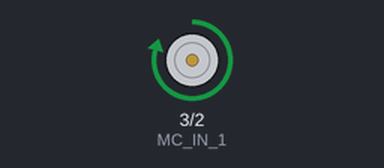
Bench run of a sketch on a simulated Arduino Uno, built with avr-gcc and run on an emulated ATmega328P. Parts: motor-driver pin pairs drawn as motors (green arrow = first pin HIGH = forward, orange = second pin HIGH = backward, longer = more drive, scaled by the enable pin).

Above: at 1.0 s.
At 4.0 s:
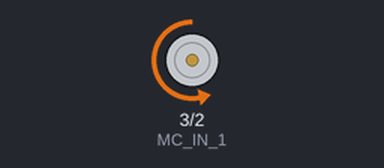
At 5.5 s:
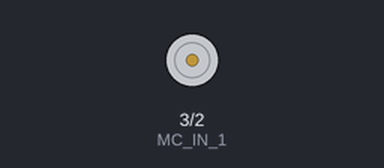
At 10.0 s:
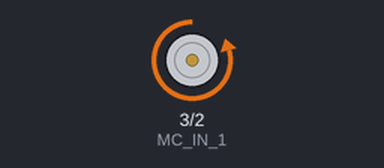
Timing chart, 0 to 15.6 s (numbered marks = the images above):
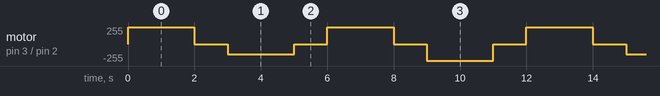

Measured:
- by itself, motor on pin 3 (MC_IN_1) / pin 2 (MC_IN_2): repeats every 12.0 s: stopped 1.0 s, backward 150/255 2.0 s, stopped 1.0 s, forward 250/255 2.0 s, stopped 1.0 s, backward 250/255 2.0 s, stopped 1.0 s, forward 250/255 2.0 s

The sketch:

motors.ino
```cpp
#define MC_IN_1 3
#define MC_IN_2 2
#define MC_ENABLE 10


void setup() {
  // put your setup code here, to run once:
  pinMode(MC_ENABLE, OUTPUT);
  pinMode(MC_IN_1, OUTPUT);
  pinMode(MC_IN_2, OUTPUT);
}

void loop() {
  // put your main code here, to run repeatedly:
  digitalWrite(MC_IN_1, HIGH);
  digitalWrite(MC_IN_2, LOW);
  analogWrite(MC_ENABLE, 250);
  delay(2000);
  analogWrite(MC_ENABLE, 0);
  delay(1000);
  digitalWrite(MC_IN_1, LOW);
  digitalWrite(MC_IN_2, HIGH);
  analogWrite(MC_ENABLE, 150);
  delay(2000);
  analogWrite(MC_ENABLE, 0);
  delay(1000);
}
```
